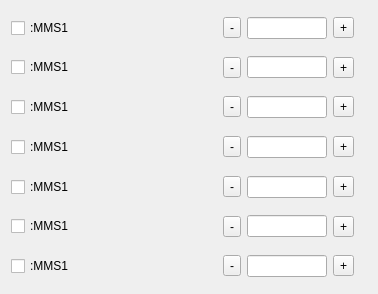
             <widget class="QWidget" name="scrollAreaWidgetContents">
              <property name="geometry">
               <rect>
                <x>0</x>
                <y>0</y>
                <width>378</width>
                <height>294</height>
               </rect>
              </property>
              <layout class="QGridLayout" name="gridLayout_3">
               <item row="0" column="0">
                <layout class="QVBoxLayout" name="verticalLayout_3">
                 <item>
                  <layout class="QHBoxLayout" name="horizontalLayout_6">
                   <item>
                    <widget class="QCheckBox" name="cB_onmot_1">
                     <property name="text">
                      <string>:MMS1</string>
                     </property>
                    </widget>
                   </item>
                   <item>
                    <spacer name="horizontalSpacer_10">
                     <property name="orientation">
                      <enum>Qt::Horizontal</enum>
                     </property>
                     <property name="sizeHint" stdset="0">
                      <size>
                       <width>13</width>
                       <height>17</height>
                      </size>
                     </property>
                    </spacer>
                   </item>
                   <item>
                    <layout class="QHBoxLayout" name="horizontalLayout_21">
                     <item>
                      <widget class="QLabel" name="lb_limM_1">
                       <property name="text">
                        <string/>
                       </property>
                       <property name="pixmap">
                        <pixmap>../../../../../home/justing/.designer/mviewer2.0/ui/led-red-16x16.png</pixmap>
                       </property>
                      </widget>
                     </item>
                     <item>
                      <widget class="QToolButton" name="tB_mminus_1">
                       <property name="text">
                        <string>-</string>
                       </property>
                      </widget>
                     </item>
                     <item>
                      <widget class="QLineEdit" name="lE_mr_1">
                       <property name="minimumSize">
                        <size>
                         <width>80</width>
                         <height>0</height>
                        </size>
                       </property>
                       <property name="maximumSize">
                        <size>
                         <width>80</width>
                         <height>16777215</height>
                        </size>
                       </property>
                      </widget>
                     </item>
                     <item>
                      <widget class="QToolButton" name="tB_mplus_1">
                       <property name="text">
                        <string>+</string>
                       </property>
                      </widget>
                     </item>
                     <item>
                      <widget class="QLabel" name="lb_limP_1">
                       <property name="text">
                        <string/>
                       </property>
                       <property name="pixmap">
                        <pixmap>../../../../../home/justing/.designer/mviewer2.0/ui/led-red-16x16.png</pixmap>
                       </property>
                      </widget>
                     </item>
                    </layout>
                   </item>
                  </layout>
                 </item>
                 <item>
                  <layout class="QHBoxLayout" name="horizontalLayout_11">
                   <item>
                    <widget class="QCheckBox" name="cB_onmot_2">
                     <property name="text">
                      <string>:MMS1</string>
                     </property>
                    </widget>
                   </item>
                   <item>
                    <spacer name="horizontalSpacer_11">
                     <property name="orientation">
                      <enum>Qt::Horizontal</enum>
                     </property>
                     <property name="sizeHint" stdset="0">
                      <size>
                       <width>13</width>
                       <height>17</height>
                      </size>
                     </property>
                    </spacer>
                   </item>
                   <item>
                    <layout class="QHBoxLayout" name="horizontalLayout_22">
                     <item>
                      <widget class="QLabel" name="lb_limM_2">
                       <property name="text">
                        <string/>
                       </property>
                       <property name="pixmap">
                        <pixmap>../../../../../home/justing/.designer/mviewer2.0/ui/led-red-16x16.png</pixmap>
                       </property>
                      </widget>
                     </item>
                     <item>
                      <widget class="QToolButton" name="tB_mminus_2">
                       <property name="text">
                        <string>-</string>
                       </property>
                      </widget>
                     </item>
                     <item>
                      <widget class="QLineEdit" name="lE_mr_2">
                       <property name="minimumSize">
                        <size>
                         <width>80</width>
                         <height>0</height>
                        </size>
                       </property>
                       <property name="maximumSize">
                        <size>
                         <width>80</width>
                         <height>16777215</height>
                        </size>
                       </property>
                      </widget>
                     </item>
                     <item>
                      <widget class="QToolButton" name="tB_mplus_2">
                       <property name="text">
                        <string>+</string>
                       </property>
                      </widget>
                     </item>
                     <item>
                      <widget class="QLabel" name="lb_limP_2">
                       <property name="text">
                        <string/>
                       </property>
                       <property name="pixmap">
                        <pixmap>../../../../../home/justing/.designer/mviewer2.0/ui/led-red-16x16.png</pixmap>
                       </property>
                      </widget>
                     </item>
                    </layout>
                   </item>
                  </layout>
                 </item>
                 <item>
                  <layout class="QHBoxLayout" name="horizontalLayout_12">
                   <item>
                    <widget class="QCheckBox" name="cB_onmot_3">
                     <property name="text">
                      <string>:MMS1</string>
                     </property>
                    </widget>
                   </item>
                   <item>
                    <spacer name="horizontalSpacer_12">
                     <property name="orientation">
                      <enum>Qt::Horizontal</enum>
                     </property>
                     <property name="sizeHint" stdset="0">
                      <size>
                       <width>13</width>
                       <height>17</height>
                      </size>
                     </property>
                    </spacer>
                   </item>
                   <item>
                    <layout class="QHBoxLayout" name="horizontalLayout_23">
                     <item>
                      <widget class="QLabel" name="lb_limM_3">
                       <property name="text">
                        <string/>
                       </property>
                       <property name="pixmap">
                        <pixmap>../../../../../home/justing/.designer/mviewer2.0/ui/led-red-16x16.png</pixmap>
                       </property>
                      </widget>
                     </item>
                     <item>
                      <widget class="QToolButton" name="tB_mminus_3">
                       <property name="text">
                        <string>-</string>
                       </property>
                      </widget>
                     </item>
                     <item>
                      <widget class="QLineEdit" name="lE_mr_3">
                       <property name="minimumSize">
                        <size>
                         <width>80</width>
                         <height>0</height>
                        </size>
                       </property>
                       <property name="maximumSize">
                        <size>
                         <width>80</width>
                         <height>16777215</height>
                        </size>
                       </property>
                      </widget>
                     </item>
                     <item>
                      <widget class="QToolButton" name="tB_mplus_3">
                       <property name="text">
                        <string>+</string>
                       </property>
                      </widget>
                     </item>
                     <item>
                      <widget class="QLabel" name="lb_limP_3">
                       <property name="text">
                        <string/>
                       </property>
                       <property name="pixmap">
                        <pixmap>../../../../../home/justing/.designer/mviewer2.0/ui/led-red-16x16.png</pixmap>
                       </property>
                      </widget>
                     </item>
                    </layout>
                   </item>
                  </layout>
                 </item>
                 <item>
                  <layout class="QHBoxLayout" name="horizontalLayout_14">
                   <item>
                    <widget class="QCheckBox" name="cB_onmot_4">
                     <property name="text">
                      <string>:MMS1</string>
                     </property>
                    </widget>
                   </item>
                   <item>
                    <spacer name="horizontalSpacer_13">
                     <property name="orientation">
                      <enum>Qt::Horizontal</enum>
                     </property>
                     <property name="sizeHint" stdset="0">
                      <size>
                       <width>13</width>
                       <height>17</height>
                      </size>
                     </property>
                    </spacer>
                   </item>
                   <item>
                    <layout class="QHBoxLayout" name="horizontalLayout_24">
                     <item>
                      <widget class="QLabel" name="lb_limM_4">
                       <property name="text">
                        <string/>
                       </property>
                       <property name="pixmap">
                        <pixmap>../../../../../home/justing/.designer/mviewer2.0/ui/led-red-16x16.png</pixmap>
                       </property>
                      </widget>
                     </item>
                     <item>
                      <widget class="QToolButton" name="tB_mminus_4">
                       <property name="text">
                        <string>-</string>
                       </property>
                      </widget>
                     </item>
                     <item>
                      <widget class="QLineEdit" name="lE_mr_4">
                       <property name="minimumSize">
                        <size>
                         <width>80</width>
                         <height>0</height>
                        </size>
                       </property>
                       <property name="maximumSize">
                        <size>
                         <width>80</width>
                         <height>16777215</height>
                        </size>
                       </property>
                      </widget>
                     </item>
                     <item>
                      <widget class="QToolButton" name="tB_mplus_4">
                       <property name="text">
                        <string>+</string>
                       </property>
                      </widget>
                     </item>
                     <item>
                      <widget class="QLabel" name="lb_limP_4">
                       <property name="text">
                        <string/>
                       </property>
                       <property name="pixmap">
                        <pixmap>../../../../../home/justing/.designer/mviewer2.0/ui/led-red-16x16.png</pixmap>
                       </property>
                      </widget>
                     </item>
                    </layout>
                   </item>
                  </layout>
                 </item>
                 <item>
                  <layout class="QHBoxLayout" name="horizontalLayout_15">
                   <item>
                    <widget class="QCheckBox" name="cB_onmot_5">
                     <property name="text">
                      <string>:MMS1</string>
                     </property>
                    </widget>
                   </item>
                   <item>
                    <spacer name="horizontalSpacer_14">
                     <property name="orientation">
                      <enum>Qt::Horizontal</enum>
                     </property>
                     <property name="sizeHint" stdset="0">
                      <size>
                       <width>13</width>
                       <height>17</height>
                      </size>
                     </property>
                    </spacer>
                   </item>
                   <item>
                    <layout class="QHBoxLayout" name="horizontalLayout_25">
                     <item>
                      <widget class="QLabel" name="lb_limM_5">
                       <property name="text">
                        <string/>
                       </property>
                       <property name="pixmap">
                        <pixmap>../../../../../home/justing/.designer/mviewer2.0/ui/led-red-16x16.png</pixmap>
                       </property>
                      </widget>
                     </item>
                     <item>
                      <widget class="QToolButton" name="tB_mminus_5">
                       <property name="text">
                        <string>-</string>
                       </property>
                      </widget>
                     </item>
                     <item>
                      <widget class="QLineEdit" name="lE_mr_5">
                       <property name="minimumSize">
                        <size>
                         <width>80</width>
                         <height>0</height>
                        </size>
                       </property>
                       <property name="maximumSize">
                        <size>
                         <width>80</width>
                         <height>16777215</height>
                        </size>
                       </property>
                      </widget>
                     </item>
                     <item>
                      <widget class="QToolButton" name="tB_mplus_5">
                       <property name="text">
                        <string>+</string>
                       </property>
                      </widget>
                     </item>
                     <item>
                      <widget class="QLabel" name="lb_limP_5">
                       <property name="text">
                        <string/>
                       </property>
                       <property name="pixmap">
                        <pixmap>../../../../../home/justing/.designer/mviewer2.0/ui/led-red-16x16.png</pixmap>
                       </property>
                      </widget>
                     </item>
                    </layout>
                   </item>
                  </layout>
                 </item>
                 <item>
                  <layout class="QHBoxLayout" name="horizontalLayout_17">
                   <item>
                    <widget class="QCheckBox" name="cB_onmot_6">
                     <property name="text">
                      <string>:MMS1</string>
                     </property>
                    </widget>
                   </item>
                   <item>
                    <spacer name="horizontalSpacer_15">
                     <property name="orientation">
                      <enum>Qt::Horizontal</enum>
                     </property>
                     <property name="sizeHint" stdset="0">
                      <size>
                       <width>13</width>
                       <height>17</height>
                      </size>
                     </property>
                    </spacer>
                   </item>
                   <item>
                    <layout class="QHBoxLayout" name="horizontalLayout_26">
                     <item>
                      <widget class="QLabel" name="lb_limM_6">
                       <property name="text">
                        <string/>
                       </property>
                       <property name="pixmap">
                        <pixmap>../../../../../home/justing/.designer/mviewer2.0/ui/led-red-16x16.png</pixmap>
                       </property>
                      </widget>
                     </item>
                     <item>
                      <widget class="QToolButton" name="tB_mminus_6">
                       <property name="text">
                        <string>-</string>
                       </property>
                      </widget>
                     </item>
                     <item>
                      <widget class="QLineEdit" name="lE_mr_6">
                       <property name="minimumSize">
                        <size>
                         <width>80</width>
                         <height>0</height>
                        </size>
                       </property>
                       <property name="maximumSize">
                        <size>
                         <width>80</width>
                         <height>16777215</height>
                        </size>
                       </property>
                      </widget>
                     </item>
                     <item>
                      <widget class="QToolButton" name="tB_mplus_6">
                       <property name="text">
                        <string>+</string>
                       </property>
                      </widget>
                     </item>
                     <item>
                      <widget class="QLabel" name="lb_limP_6">
                       <property name="text">
                        <string/>
                       </property>
                       <property name="pixmap">
                        <pixmap>../../../../../home/justing/.designer/mviewer2.0/ui/led-red-16x16.png</pixmap>
                       </property>
                      </widget>
                     </item>
                    </layout>
                   </item>
                  </layout>
                 </item>
                 <item>
                  <layout class="QHBoxLayout" name="horizontalLayout_18">
                   <item>
                    <widget class="QCheckBox" name="cB_onmot_7">
                     <property name="text">
                      <string>:MMS1</string>
                     </property>
                    </widget>
                   </item>
                   <item>
                    <spacer name="horizontalSpacer_16">
                     <property name="orientation">
                      <enum>Qt::Horizontal</enum>
                     </property>
                     <property name="sizeHint" stdset="0">
                      <size>
                       <width>13</width>
                       <height>17</height>
                      </size>
                     </property>
                    </spacer>
                   </item>
                   <item>
                    <layout class="QHBoxLayout" name="horizontalLayout_27">
                     <item>
                      <widget class="QLabel" name="lb_limM_7">
                       <property name="text">
                        <string/>
                       </property>
                       <property name="pixmap">
                        <pixmap>../../../../../home/justing/.designer/mviewer2.0/ui/led-red-16x16.png</pixmap>
                       </property>
                      </widget>
                     </item>
                     <item>
                      <widget class="QToolButton" name="tB_mminus_7">
                       <property name="text">
                        <string>-</string>
                       </property>
                      </widget>
                     </item>
                     <item>
                      <widget class="QLineEdit" name="lE_mr_7">
                       <property name="minimumSize">
                        <size>
                         <width>80</width>
                         <height>0</height>
                        </size>
                       </property>
                       <property name="maximumSize">
                        <size>
                         <width>80</width>
                         <height>16777215</height>
                        </size>
                       </property>
                      </widget>
                     </item>
                     <item>
                      <widget class="QToolButton" name="tB_mplus_7">
                       <property name="text">
                        <string>+</string>
                       </property>
                      </widget>
                     </item>
                     <item>
                      <widget class="QLabel" name="lb_limP_7">
                       <property name="text">
                        <string/>
                       </property>
                       <property name="pixmap">
                        <pixmap>../../../../../home/justing/.designer/mviewer2.0/ui/led-red-16x16.png</pixmap>
                       </property>
                      </widget>
                     </item>
                    </layout>
                   </item>
                  </layout>
                 </item>
                </layout>
               </item>
              </layout>
             </widget>
